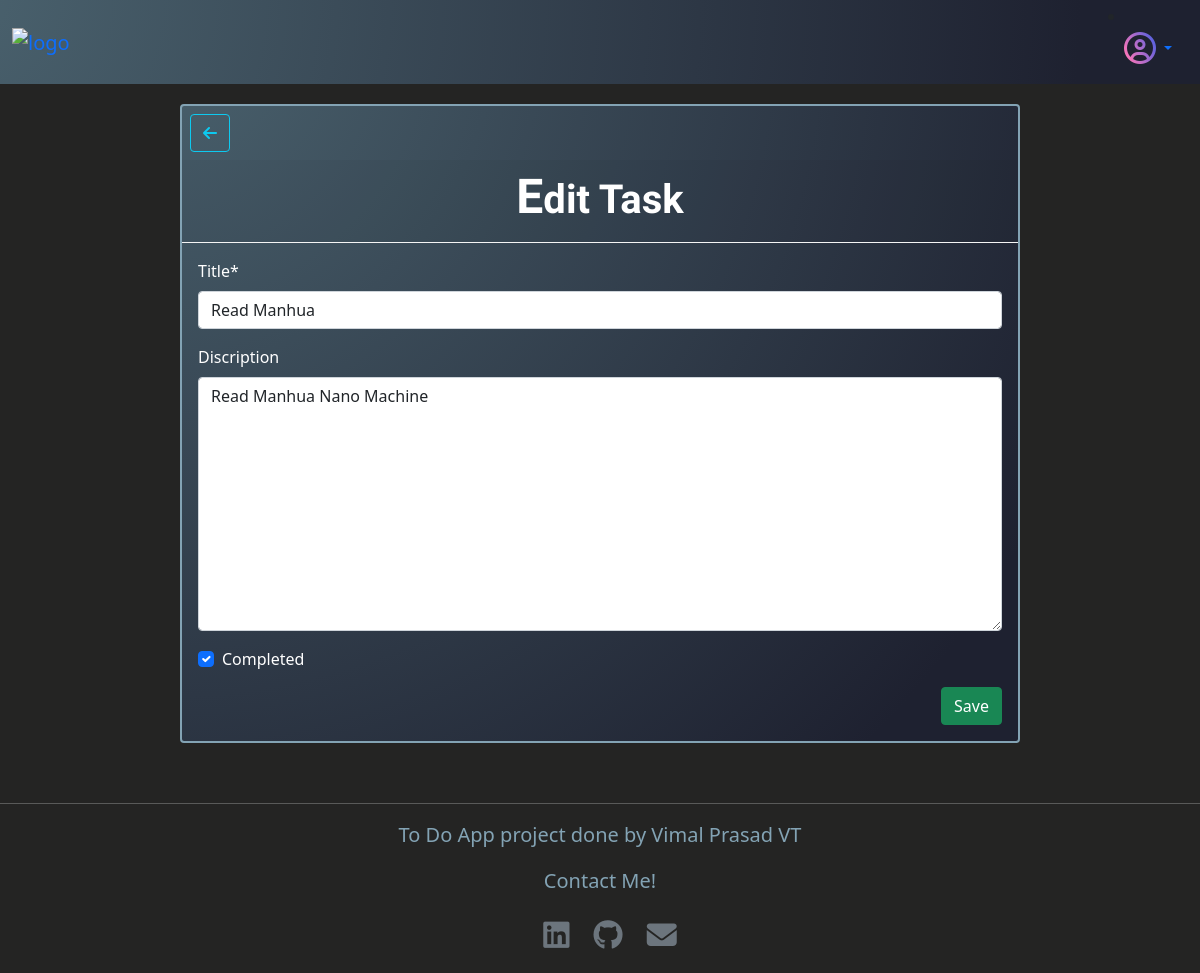
/3/edit/ (signed in), run on the app's committed database.
### tasks/models.py (models this page shows, shortened)
class Task(models.Model):
    title = models.CharField(max_length=100)
    discription = models.TextField(null=True, blank=True)
    author = models.ForeignKey(settings.AUTH_USER_MODEL, on_delete=models.CASCADE)
    date_created = models.DateTimeField(auto_now_add=True)
    completed = models.BooleanField(default=False)

### tasks/views.py (the view)
# urls.py: path("<int:pk>/edit/", TaskUpdate.as_view(), name="update"),
class TaskUpdate(LoginRequiredMixin, UserPassesTestMixin, UpdateView):
    model = Task
    fields= ("title", "discription", "completed", )
    template_name = "task_update.html"
    def test_func(self):
        task = self.get_object()
        return task.author == self.request.user

### templates/task_update.html (shortened to what this page needs)
{% extends 'base.html' %}
{% load crispy_forms_tags %}
{% block content %}
<section class="task-edit">
    <div class="card" id="edit-card">
        <div class="float-start m-2">
            <a class=" btn btn-outline-info link-back" href="{% url 'home' %}"><i class="fa-solid fa-arrow-left"></i></a>
        </div>
        <div class="card-header" id="edit-header">
            <h1>Edit Task</h1>
        </div>
        <div class="card-body" id="edit-body">
            <form action="" method="post">
                {{ form|crispy }}
                <button class="btn btn-success float-end" type="sumbit">Save</button>
            </form>
        </div>
    </div>
</section>
{% endblock content %}

### static/css/main.css (style rules this page uses)
body { background-color: #242423; margin: 0px; }
h1 { font-family: 'Miriam Libre', sans-serif; font-weight: 600; }
h1::first-letter { font-size: larger; }
.card { max-width: 80%; width: 85%; margin-top: 20px; }
.card-header { text-align: center; }
.task-edit { display: flex; justify-content: center; }
#create-card, #detail-card, #edit-card, #delete-card, #message-card { border-color: #83a3b4; border-width: 2px; width: 70%; background-image: radial-gradient(circle farthest-corner at -4% -12.9%, rgba(74, 98, 110, 1) 0.3%, rgba(30, 33, 48, 1) 90.2%); color:white; }
#create-header, #detail-header, #edit-header, #delete-header, #message-header { border-bottom-color: whitesmoke; }

### data on the page
Task: title "Read Manhua", discription "Read Manhua Nano Machine", completed "☑"
